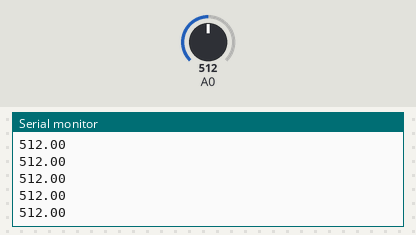
The sketch below on a simulated Arduino Uno, built with avr-gcc and run on an emulated ATmega328P. Shown: the last lines printed to the serial monitor. The test bench sets the inputs (shaded band); at power-on: A0 = 512.

Above: at 1.2 s.
1.3 s: A0 set to 716
At 2.4 s:
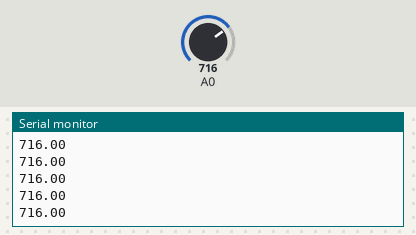
2.8 s: A0 set to 900
At 3.6 s:
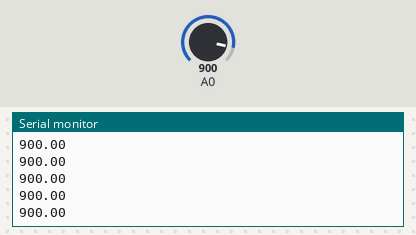
Timing chart, 0 to 5.8 s (numbered marks = the images above; inputs shaded):
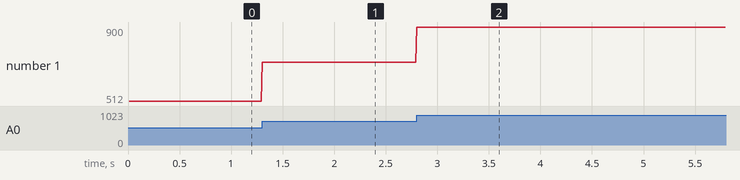

The sketch:

arduino_serial_ppg_format_example.ino
```cpp
// (licence header left out)
/*
  Minimal Arduino serial output format example for Project 5.

  Replace readPpgSample() with your real PPG sensor reading.
  The Python scripts use the last number printed on each line as the PPG/IR sample.
*/

const unsigned long SAMPLE_INTERVAL_US = 10000;  // 100 Hz
unsigned long lastSampleTimeUs = 0;

float readPpgSample() {
  // Example for an analog PPG module connected to A0.
  // For a digital sensor such as MAX30102, replace this line with the IR value.
  return analogRead(A0);
}

void setup() {
  Serial.begin(115200);
  while (!Serial) {
    ;
  }
}

void loop() {
  unsigned long nowUs = micros();
  if (nowUs - lastSampleTimeUs >= SAMPLE_INTERVAL_US) {
    lastSampleTimeUs += SAMPLE_INTERVAL_US;

    float ppgValue = readPpgSample();

    // Simple format accepted by Python:
    Serial.println(ppgValue);

    // Alternative accepted formats:
    // Serial.print("ir="); Serial.println(ppgValue);
    // Serial.print(millis()); Serial.print(","); Serial.println(ppgValue);
  }
}
```

Measured:
- after the input at 1.3 s, the serial monitor: prints a new line at once (image 1)
- after the input at 2.8 s, the serial monitor: prints a new line at once (image 2)
- plotted number 1: 512 → 716 after the input at 1.3 s, 716 → 900 after the input at 2.8 s
